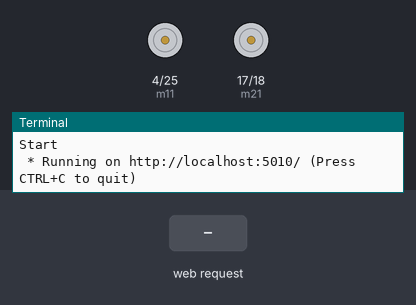
The program below on a simulated Raspberry Pi (BCM pin numbers). Parts: motor-driver pin pairs drawn as motors (green arrow = first pin HIGH = forward, orange = second pin HIGH = backward, longer = more drive), the last lines printed to the terminal. The test bench sets the inputs (shaded band). The clock reads 2024-03-15 10:24:30 at power-on unless the program sets it.

Above: at 1.2 s.
1.3 s: HTTP request for /left_side received
At 2.0 s:
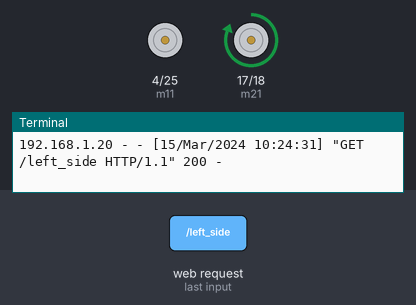
2.8 s: HTTP request for /right_side received
At 3.1 s:
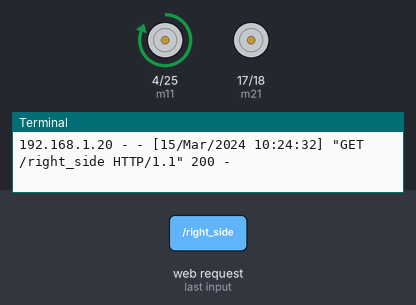
4.3 s: HTTP request for /up_side received
At 5.5 s:
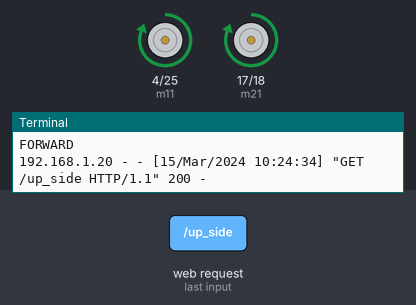
5.8 s: HTTP request for /stop received
At 6.6 s:
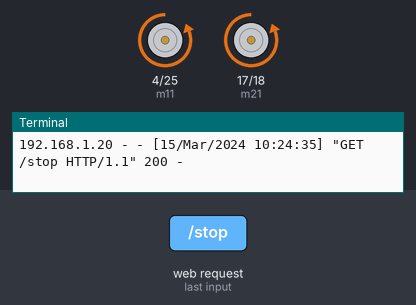
Timing chart, 0 to 8.3 s (numbered marks = the images above; inputs shaded):
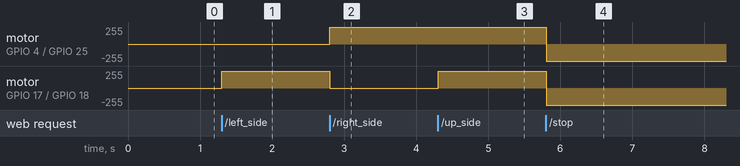

The program:

Web_control.py
```python
from time import sleep
import RPi.GPIO as GPIO
from flask import Flask
from flask import render_template, request

GPIO.setwarnings(False)
GPIO.setmode(GPIO.BCM)

app = Flask(__name__)

m11=4
m12=25
m21=17
m22=18

GPIO.setup(m11, GPIO.OUT)
GPIO.setup(m12, GPIO.OUT)
GPIO.setup(m21, GPIO.OUT)
GPIO.setup(m22, GPIO.OUT)
GPIO.output(m11 , 0)
GPIO.output(m12 , 0)
GPIO.output(m21, 0)
GPIO.output(m22, 0)
print("Done")

a=1
@app.route("/")
def index():
    return render_template('index.html')

@app.route('/left_side')
def left_side():
    data1="LEFT"
    GPIO.output(m11 , 0)
    GPIO.output(m12 , 0)
    GPIO.output(m21 , 1)
    GPIO.output(m22 , 0)
    return 'true'

@app.route('/right_side')
def right_side():
    data1="RIGHT"
    GPIO.output(m11 , 1)
    GPIO.output(m12 , 0)
    GPIO.output(m21 , 0)
    GPIO.output(m22 , 0)
    return 'true'

@app.route('/up_side')
def up_side():
   data1="FORWARD"
   print data1
   GPIO.output(m11 , 1)
   GPIO.output(m12 , 0)
   GPIO.output(m21 , 1)
   GPIO.output(m22 , 0)
   return 'true'
@app.route('/down_side')
def down_side():
    data1="BACK"
    GPIO.output(m11 , 0)
    GPIO.output(m12 , 0)
    GPIO.output(m21 , 0)
    GPIO.output(m22 , 0)
    return 'true'

@app.route('/stop')
def stop():
    data1="STOP"
    GPIO.output(m11 , 0)
    GPIO.output(m12 , 1)
    GPIO.output(m21 , 0)
    GPIO.output(m22 , 1)
    return  'true'
if __name__ == "__main__":
    print "Start"
    app.run(host='localhost',port=5010)  #change host according to IP
```

Measured:
- after the input at 1.3 s, motor on GPIO 17 (m21) / GPIO 18 (m22): stopped → forward 255/255 at once
- after the input at 2.8 s, motor on GPIO 4 (m11) / GPIO 25 (m12): stopped → forward 255/255 at once; motor on GPIO 17 (m21) / GPIO 18 (m22): forward 255/255 → stopped at once
- after the input at 4.3 s, motor on GPIO 17 (m21) / GPIO 18 (m22): stopped → forward 255/255 at once
- after the input at 5.8 s, motor on GPIO 4 (m11) / GPIO 25 (m12), motor on GPIO 17 (m21) / GPIO 18 (m22): forward 255/255 → backward 255/255 at once
